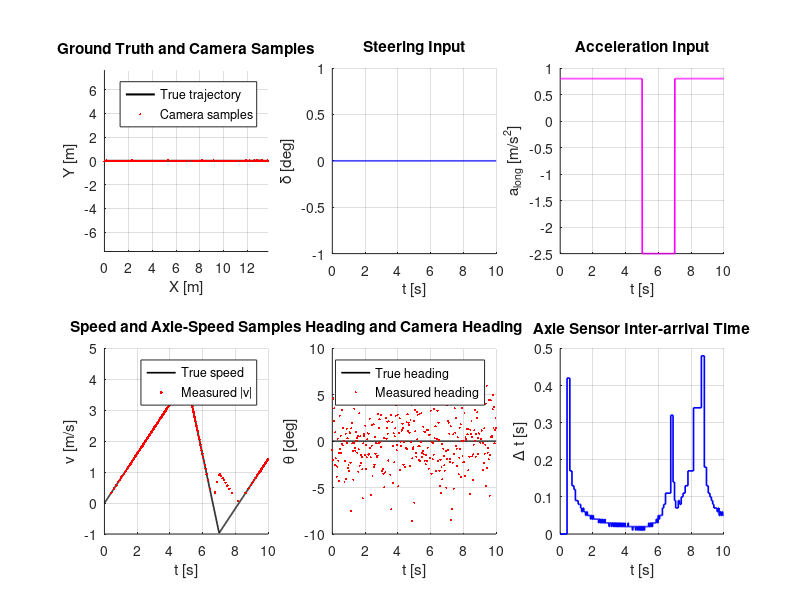

Reproduce this figure in MATLAB. (Note: this script raises an error after producing the figure.)
function sim_data = generate_kalman_data(output_file)
% Generate synthetic ground truth and sensor streams for the RC car EKF.
%
% The generated data is shared by both:
%   - kalman.m
%   - kalman_dead_reckoning.m
% It also plots a quick summary so the synthetic dataset is easy to tune.
%
% Usage:
%   sim_data = generate_kalman_data();
%   sim_data = generate_kalman_data('my_file.mat');

    if nargin < 1 || isempty(output_file)
        output_file = fullfile(fileparts(mfilename('fullpath')), 'kalman_sim_data.mat');
    end

    % --- Vehicle / sensor constants used by the simulated plant ---
    PLANT.L   = 0.265;    % wheelbase [m]
    PLANT.r_w = 0.0325;   % wheel radius [m]
    PLANT.W   = 0.200;    % track width [m]

    % Sensor shaft spins 3x faster than the wheel.
    PLANT.gear_ratio = 3.0;                      % sensor speed / wheel speed [-]
    PLANT.speed_ratio = PLANT.r_w / PLANT.gear_ratio;   % [m/rad]

    % Measurement noise used to synthesize sensor data.
    SENSOR.r_cam_xy    = 0.02;   % [m]
    SENSOR.r_cam_theta = 0.05;   % [rad]
    SENSOR.r_omega     = 0.5;    % [rad/s]

    % Timing of the synthetic data sources.
    TIMING.dt_predict = 0.01;          % [s]
    TIMING.dt_camera  = 0.033;         % [s]
    TIMING.axle_dt_range = [];  % legacy field, not used in rotation-triggered mode
    TIMING.T_end = 10;                 % [s]

    dt_sim = TIMING.dt_predict;
    t_sim  = 0:dt_sim:TIMING.T_end;
    N      = length(t_sim);

    % Steering and acceleration profiles define the simulated path.
    %delta_true = 0.3 * sin(2*pi*0.2*t_sim);
    delta_true = 0*ones(size(t_sim));
    
    a_long_true = 0.8 * ones(size(t_sim));
    a_long_true(t_sim > 5 & t_sim < 7) = -2.5;

    % Integrate the bicycle model to create the ground-truth trajectory.
    x_true = zeros(4, N);
    x_true(:,1) = [0; 0; 0; 0];
    for k = 1:N-1
        x_true(:,k+1) = bicycle_step(x_true(:,k), ...
            delta_true(k), a_long_true(k), dt_sim, PLANT);
    end

    % Camera measurements at a fixed rate.
    cam_period = max(1, round(TIMING.dt_camera / dt_sim));
    cam_idx  = 1:cam_period:N;
    z_cam    = x_true(1:3, cam_idx) + ...
        diag([SENSOR.r_cam_xy; SENSOR.r_cam_xy; SENSOR.r_cam_theta]) * randn(3, length(cam_idx));

    % Axle speed measurements are event-driven: one sample per sensor revolution.
    % This makes sample interval inversely proportional to speed.
    axle_idx = [];
    theta_sensor = 0;  % integrated sensor angle [rad]
    for k = 2:N
        omega_sensor = abs(x_true(4, k-1)) / PLANT.speed_ratio;  % [rad/s]
        theta_sensor = theta_sensor + omega_sensor * dt_sim;
        while theta_sensor >= 2*pi
            axle_idx(end+1) = k; %#ok<SAGROW>
            theta_sensor = theta_sensor - 2*pi;
        end
    end
    axle_idx = unique(axle_idx, 'stable');
    axle_times = t_sim(axle_idx);

    omega_true = abs(x_true(4, axle_idx)) / PLANT.speed_ratio;
    z_axle     = abs(omega_true + SENSOR.r_omega * randn(size(omega_true)));

    sim_data = struct( ...
        'plant', PLANT, ...
        'sensor', SENSOR, ...
        'timing', TIMING, ...
        'dt_sim', dt_sim, ...
        't_sim', t_sim, ...
        'delta_true', delta_true, ...
        'a_long_true', a_long_true, ...
        'x_true', x_true, ...
        'cam_idx', cam_idx, ...
        'z_cam', z_cam, ...
        'axle_times', axle_times, ...
        'axle_idx', axle_idx, ...
        'omega_true', omega_true, ...
        'z_axle', z_axle);

    save(output_file, 'sim_data');
    fprintf('Saved simulation data to %s\n', output_file);

    plot_generated_data(sim_data);
end

function plot_generated_data(sim_data)
    t_sim = sim_data.t_sim;
    x_true = sim_data.x_true;
    delta_true = sim_data.delta_true;
    a_long_true = sim_data.a_long_true;
    cam_idx = sim_data.cam_idx;
    z_cam = sim_data.z_cam;
    axle_times = sim_data.axle_times;
    z_axle = sim_data.z_axle;
    v_axle = z_axle * sim_data.plant.speed_ratio;

    figure('Name', 'Generated Kalman Dataset', 'Position', [120 120 1300 850]);

    subplot(2,3,1); hold on; grid on;
    plot(x_true(1,:), x_true(2,:), 'k-', 'LineWidth', 1.5);
    plot(z_cam(1,:), z_cam(2,:), 'r.', 'MarkerSize', 5);
    xlabel('X [m]'); ylabel('Y [m]'); title('Ground Truth and Camera Samples');
    legend('True trajectory', 'Camera samples');
    axis equal;

    subplot(2,3,2); hold on; grid on;
    plot(t_sim, rad2deg(delta_true), 'b-', 'LineWidth', 1.2);
    xlabel('t [s]'); ylabel('\delta [deg]'); title('Steering Input');

    subplot(2,3,3); hold on; grid on;
    plot(t_sim, a_long_true, 'm-', 'LineWidth', 1.2);
    xlabel('t [s]'); ylabel('a_{long} [m/s^2]'); title('Acceleration Input');

    subplot(2,3,4); hold on; grid on;
    plot(t_sim, x_true(4,:), 'k-', 'LineWidth', 1.2);
    plot(axle_times, v_axle, 'r.', 'MarkerSize', 6);
    xlabel('t [s]'); ylabel('v [m/s]'); title('Speed and Axle-Speed Samples');
    legend('True speed', 'Measured |v|');

    subplot(2,3,5); hold on; grid on;
    plot(t_sim, rad2deg(x_true(3,:)), 'k-', 'LineWidth', 1.2);
    plot(t_sim(cam_idx), rad2deg(z_cam(3,:)), 'r.', 'MarkerSize', 5);
    xlabel('t [s]'); ylabel('\theta [deg]'); title('Heading and Camera Heading');
    legend('True heading', 'Measured heading');

    subplot(2,3,6); hold on; grid on;
    stairs([0, axle_times], [0, diff([0, axle_times])], 'b-', 'LineWidth', 1.2);
    xlabel('t [s]'); ylabel('\Delta t [s]'); title('Axle Sensor Inter-arrival Time');

    sgtitle('Synthetic Dataset Summary for EKF Tuning');
end

function x_next = bicycle_step(x, delta, a_long, dt, C)
    X     = x(1);
    Y     = x(2);
    theta = x(3);
    v     = x(4);

    x_next = [
        X     + v * cos(theta) * dt
        Y     + v * sin(theta) * dt
        wrap_pi(theta + (v / C.L) * tan(delta) * dt)
        v     + a_long * dt
    ];
end

function a = wrap_pi(a)
    a = mod(a + pi, 2*pi) - pi;
end
